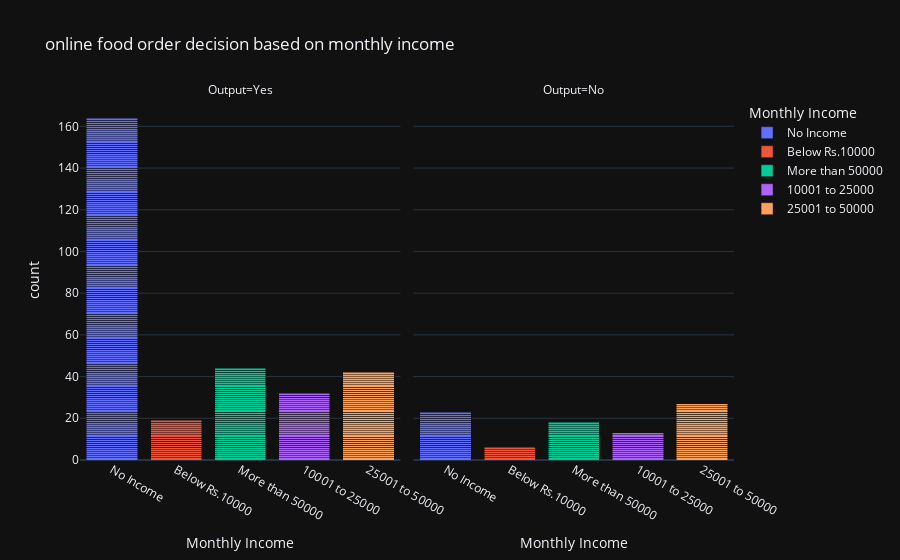

Notebook code cell kept with this figure:
### Code cell
#6-online food order decision based on monthly income:

fig=px.bar(df,x="Monthly Income",color="Monthly Income",title="online food order decision based on monthly income",
            facet_col="Output",template="plotly_dark")
fig.update_layout(barmode="stack")
fig.show()

### Figure 1 — Plotly figure (JSON) as saved in the notebook; plotly's stock layout.template omitted (floating-point values rounded to 4 significant figures; data arrays with more than 128 entries replaced by an {"elided": "..."} marker saying what was removed)
{"data": [{"alignmentgroup": "True", "hovertemplate": "Monthly Income=%{x}<br>Output=Yes<br>count=%{y}<extra></extra>", "legendgroup": "No Income", "marker": {"color": "#636efa", "pattern": {"shape": ""}}, "name": "No Income", "offsetgroup": "No Income", "orientation": "v", "showlegend": true, "textposition": "auto", "type": "bar", "x": {"elided": "164 str values"}, "xaxis": "x", "y": {"elided": "164 int values"}, "yaxis": "y"}, {"alignmentgroup": "True", "hovertemplate": "Monthly Income=%{x}<br>Output=No<br>count=%{y}<extra></extra>", "legendgroup": "No Income", "marker": {"color": "#636efa", "pattern": {"shape": ""}}, "name": "No Income", "offsetgroup": "No Income", "orientation": "v", "showlegend": false, "textposition": "auto", "type": "bar", "x": ["No Income", "No Income", "No Income", "No Income", "No Income", "No Income", "No Income", "No Income", "No Income", "No Income", "No Income", "No Income", "No Income", "No Income", "No Income", "No Income", "No Income", "No Income", "No Income", "No Income", "No Income", "No Income", "No Income"], "xaxis": "x2", "y": [1, 1, 1, 1, 1, 1, 1, 1, 1, 1, 1, 1, 1, 1, 1, 1, 1, 1, 1, 1, 1, 1, 1], "yaxis": "y2"}, {"alignmentgroup": "True", "hovertemplate": "Monthly Income=%{x}<br>Output=Yes<br>count=%{y}<extra></extra>", "legendgroup": "Below Rs.10000", "marker": {"color": "#EF553B", "pattern": {"shape": ""}}, "name": "Below Rs.10000", "offsetgroup": "Below Rs.10000", "orientation": "v", "showlegend": true, "textposition": "auto", "type": "bar", "x": ["Below Rs.10000", "Below Rs.10000", "Below Rs.10000", "Below Rs.10000", "Below Rs.10000", "Below Rs.10000", "Below Rs.10000", "Below Rs.10000", "Below Rs.10000", "Below Rs.10000", "Below Rs.10000", "Below Rs.10000", "Below Rs.10000", "Below Rs.10000", "Below Rs.10000", "Below Rs.10000", "Below Rs.10000", "Below Rs.10000", "Below Rs.10000"], "xaxis": "x", "y": [1, 1, 1, 1, 1, 1, 1, 1, 1, 1, 1, 1, 1, 1, 1, 1, 1, 1, 1], "yaxis": "y"}, {"alignmentgroup": "True", "hovertemplate": "Monthly Income=%{x}<br>Output=No<br>count=%{y}<extra></extra>", "legendgroup": "Below Rs.10000", "marker": {"color": "#EF553B", "pattern": {"shape": ""}}, "name": "Below Rs.10000", "offsetgroup": "Below Rs.10000", "orientation": "v", "showlegend": false, "textposition": "auto", "type": "bar", "x": ["Below Rs.10000", "Below Rs.10000", "Below Rs.10000", "Below Rs.10000", "Below Rs.10000", "Below Rs.10000"], "xaxis": "x2", "y": [1, 1, 1, 1, 1, 1], "yaxis": "y2"}, {"alignmentgroup": "True", "hovertemplate": "Monthly Income=%{x}<br>Output=Yes<br>count=%{y}<extra></extra>", "legendgroup": "More than 50000", "marker": {"color": "#00cc96", "pattern": {"shape": ""}}, "name": "More than 50000", "offsetgroup": "More than 50000", "orientation": "v", "showlegend": true, "textposition": "auto", "type": "bar", "x": ["More than 50000", "More than 50000", "More than 50000", "More than 50000", "More than 50000", "More than 50000", "More than 50000", "More than 50000", "More than 50000", "More than 50000", "More than 50000", "More than 50000", "More than 50000", "More than 50000", "More than 50000", "More than 50000", "More than 50000", "More than 50000", "More than 50000", "More than 50000", "More than 50000", "More than 50000", "More than 50000", "More than 50000", "More than 50000", "More than 50000", "More than 50000", "More than 50000", "More than 50000", "More than 50000", "More than 50000", "More than 50000", "More than 50000", "More than 50000", "More than 50000", "More than 50000", "More than 50000", "More than 50000", "More than 50000", "More than 50000", "More than 50000", "More than 50000", "More than 50000", "More than 50000"], "xaxis": "x", "y": [1, 1, 1, 1, 1, 1, 1, 1, 1, 1, 1, 1, 1, 1, 1, 1, 1, 1, 1, 1, 1, 1, 1, 1, 1, 1, 1, 1, 1, 1, 1, 1, 1, 1, 1, 1, 1, 1, 1, 1, 1, 1, 1, 1], "yaxis": "y"}, {"alignmentgroup": "True", "hovertemplate": "Monthly Income=%{x}<br>Output=No<br>count=%{y}<extra></extra>", "legendgroup": "More than 50000", "marker": {"color": "#00cc96", "pattern": {"shape": ""}}, "name": "More than 50000", "offsetgroup": "More than 50000", "orientation": "v", "showlegend": false, "textposition": "auto", "type": "bar", "x": ["More than 50000", "More than 50000", "More than 50000", "More than 50000", "More than 50000", "More than 50000", "More than 50000", "More than 50000", "More than 50000", "More than 50000", "More than 50000", "More than 50000", "More than 50000", "More than 50000", "More than 50000", "More than 50000", "More than 50000", "More than 50000"], "xaxis": "x2", "y": [1, 1, 1, 1, 1, 1, 1, 1, 1, 1, 1, 1, 1, 1, 1, 1, 1, 1], "yaxis": "y2"}, {"alignmentgroup": "True", "hovertemplate": "Monthly Income=%{x}<br>Output=Yes<br>count=%{y}<extra></extra>", "legendgroup": "10001 to 25000", "marker": {"color": "#ab63fa", "pattern": {"shape": ""}}, "name": "10001 to 25000", "offsetgroup": "10001 to 25000", "orientation": "v", "showlegend": true, "textposition": "auto", "type": "bar", "x": ["10001 to 25000", "10001 to 25000", "10001 to 25000", "10001 to 25000", "10001 to 25000", "10001 to 25000", "10001 to 25000", "10001 to 25000", "10001 to 25000", "10001 to 25000", "10001 to 25000", "10001 to 25000", "10001 to 25000", "10001 to 25000", "10001 to 25000", "10001 to 25000", "10001 to 25000", "10001 to 25000", "10001 to 25000", "10001 to 25000", "10001 to 25000", "10001 to 25000", "10001 to 25000", "10001 to 25000", "10001 to 25000", "10001 to 25000", "10001 to 25000", "10001 to 25000", "10001 to 25000", "10001 to 25000", "10001 to 25000", "10001 to 25000"], "xaxis": "x", "y": [1, 1, 1, 1, 1, 1, 1, 1, 1, 1, 1, 1, 1, 1, 1, 1, 1, 1, 1, 1, 1, 1, 1, 1, 1, 1, 1, 1, 1, 1, 1, 1], "yaxis": "y"}, {"alignmentgroup": "True", "hovertemplate": "Monthly Income=%{x}<br>Output=No<br>count=%{y}<extra></extra>", "legendgroup": "10001 to 25000", "marker": {"color": "#ab63fa", "pattern": {"shape": ""}}, "name": "10001 to 25000", "offsetgroup": "10001 to 25000", "orientation": "v", "showlegend": false, "textposition": "auto", "type": "bar", "x": ["10001 to 25000", "10001 to 25000", "10001 to 25000", "10001 to 25000", "10001 to 25000", "10001 to 25000", "10001 to 25000", "10001 to 25000", "10001 to 25000", "10001 to 25000", "10001 to 25000", "10001 to 25000", "10001 to 25000"], "xaxis": "x2", "y": [1, 1, 1, 1, 1, 1, 1, 1, 1, 1, 1, 1, 1], "yaxis": "y2"}, {"alignmentgroup": "True", "hovertemplate": "Monthly Income=%{x}<br>Output=Yes<br>count=%{y}<extra></extra>", "legendgroup": "25001 to 50000", "marker": {"color": "#FFA15A", "pattern": {"shape": ""}}, "name": "25001 to 50000", "offsetgroup": "25001 to 50000", "orientation": "v", "showlegend": true, "textposition": "auto", "type": "bar", "x": ["25001 to 50000", "25001 to 50000", "25001 to 50000", "25001 to 50000", "25001 to 50000", "25001 to 50000", "25001 to 50000", "25001 to 50000", "25001 to 50000", "25001 to 50000", "25001 to 50000", "25001 to 50000", "25001 to 50000", "25001 to 50000", "25001 to 50000", "25001 to 50000", "25001 to 50000", "25001 to 50000", "25001 to 50000", "25001 to 50000", "25001 to 50000", "25001 to 50000", "25001 to 50000", "25001 to 50000", "25001 to 50000", "25001 to 50000", "25001 to 50000", "25001 to 50000", "25001 to 50000", "25001 to 50000", "25001 to 50000", "25001 to 50000", "25001 to 50000", "25001 to 50000", "25001 to 50000", "25001 to 50000", "25001 to 50000", "25001 to 50000", "25001 to 50000", "25001 to 50000", "25001 to 50000", "25001 to 50000"], "xaxis": "x", "y": [1, 1, 1, 1, 1, 1, 1, 1, 1, 1, 1, 1, 1, 1, 1, 1, 1, 1, 1, 1, 1, 1, 1, 1, 1, 1, 1, 1, 1, 1, 1, 1, 1, 1, 1, 1, 1, 1, 1, 1, 1, 1], "yaxis": "y"}, {"alignmentgroup": "True", "hovertemplate": "Monthly Income=%{x}<br>Output=No<br>count=%{y}<extra></extra>", "legendgroup": "25001 to 50000", "marker": {"color": "#FFA15A", "pattern": {"shape": ""}}, "name": "25001 to 50000", "offsetgroup": "25001 to 50000", "orientation": "v", "showlegend": false, "textposition": "auto", "type": "bar", "x": ["25001 to 50000", "25001 to 50000", "25001 to 50000", "25001 to 50000", "25001 to 50000", "25001 to 50000", "25001 to 50000", "25001 to 50000", "25001 to 50000", "25001 to 50000", "25001 to 50000", "25001 to 50000", "25001 to 50000", "25001 to 50000", "25001 to 50000", "25001 to 50000", "25001 to 50000", "25001 to 50000", "25001 to 50000", "25001 to 50000", "25001 to 50000", "25001 to 50000", "25001 to 50000", "25001 to 50000", "25001 to 50000", "25001 to 50000", "25001 to 50000"], "xaxis": "x2", "y": [1, 1, 1, 1, 1, 1, 1, 1, 1, 1, 1, 1, 1, 1, 1, 1, 1, 1, 1, 1, 1, 1, 1, 1, 1, 1, 1], "yaxis": "y2"}], "layout": {"annotations": [{"font": {}, "showarrow": false, "text": "Output=Yes", "x": 0.245, "xanchor": "center", "xref": "paper", "y": 1, "yanchor": "bottom", "yref": "paper"}, {"font": {}, "showarrow": false, "text": "Output=No", "x": 0.755, "xanchor": "center", "xref": "paper", "y": 1, "yanchor": "bottom", "yref": "paper"}], "barmode": "stack", "legend": {"title": {"text": "Monthly Income"}, "tracegroupgap": 0}, "title": {"text": "online food order decision based on monthly income"}, "xaxis": {"anchor": "y", "categoryarray": ["No Income", "Below Rs.10000", "More than 50000", "10001 to 25000", "25001 to 50000"], "categoryorder": "array", "domain": [0, 0.49], "title": {"text": "Monthly Income"}}, "xaxis2": {"anchor": "y2", "categoryarray": ["No Income", "Below Rs.10000", "More than 50000", "10001 to 25000", "25001 to 50000"], "categoryorder": "array", "domain": [0.51, 1], "matches": "x", "title": {"text": "Monthly Income"}}, "yaxis": {"anchor": "x", "domain": [0, 1], "title": {"text": "count"}}, "yaxis2": {"anchor": "x2", "domain": [0, 1], "matches": "y", "showticklabels": false}}}
